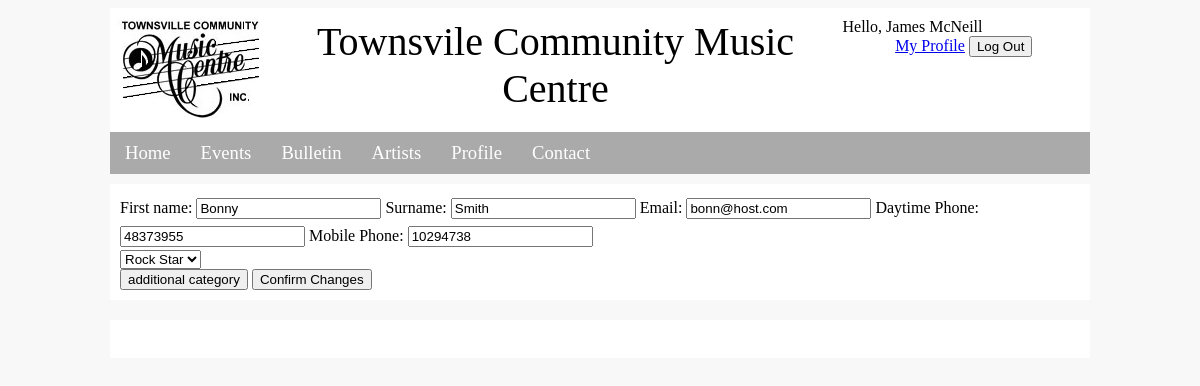
The page /adminArtistEdit.php?Artist_Id=4 (signed in) on the database its author committed.
### tables this page shows
CREATE TABLE Artist (
Artist_Id INTEGER,
Artist_Fnames TEXT,
Artist_Sname TEXT,
Artist_Email TEXT,
Artist_PhoneDay TEXT,
Artist_Mobile TEXT,
PRIMARY KEY(Artist_Id)
);

### adminArtistEdit.php (the view, shortened to what this page needs)
<!doctype html>
<html>
<head>
<link href="mainstyle.css" rel="stylesheet" type="text/css">
</head>
<body>
<?php include('template/header.php'); ?>
<?php include('template/inc_nav.php'); ?>
<div class="allContent">
    <div class="mainContent bgPrimary">
		<?php
			if(!isset($_SESSION['AuthLevel']) || $_SESSION['AuthLevel'] != 3){
				echo "<div class='error_message'>You need to be logged in with administrator rights to access this resource</div>";
			}
			else if(isset($_GET['Artist_Id'])){
				include('db_connect.php');
				$artistStatement = $dbh->prepare('SELECT * FROM Artist WHERE Artist_Id = ?');
				$artistStatement->execute(array($_GET['Artist_Id']));
				$artist = $artistStatement->fetch();
		?>
			<form id='editArtistForm' method='post' action='adminEditArtistProcess.php' onsubmit="return input_validate_update_artist()">
				<label class='label' for='Artist_Fnames'>First name:</label>
				<input type='text' id='Artist_Fnames' name='Artist_Fnames' value='<?php echo $artist['Artist_Fnames'] ?>'>
				<label class='label' for='Artist_Sname'>Surname:</label>
				<input type='text' id='Artist_Sname' name='Artist_Sname' value='<?php echo $artist['Artist_Sname'] ?>'>
				<label class='label' for='Artist_Email'>Email:</label>
				<input type='text' id='Artist_Email' name='Artist_Email' value='<?php echo $artist['Artist_Email'] ?>'>
				<label class='label' for='Artist_PhoneDay'>Daytime Phone:</label>
				<input type='text' id='Artist_PhoneDay' name='Artist_PhoneDay' value='<?php echo $artist['Artist_PhoneDay'] ?>'>
				<label class='label' for='Artist_Mobile'>Mobile Phone:</label>
				<input type='text' id='Artist_Mobile' name='Artist_Mobile' value='<?php echo $artist['Artist_Mobile'] ?>'>
				<div id='categorySelectsContainer'>
					<select id='ArtistCategory1' name='ArtistCategory1'>
						<?php
							$categories = $dbh->query("SELECT * FROM Category");
							while($row = $categories->fetch()){
								echo "<option value='" . $row['Category_Id'] . "'>" . $row['Category_Name'] . "</option>\n";
							}
						?>
					</select>
				</div>
				<input type='button' id='addNewCategory' value='additional category'>
				<input type='submit' name='editArtistForm' value='Confirm Changes'>
			</form>
		<?php
			}
		?>
	</div>
</div>
<?php include('template/footer.php'); ?>
</body>
</html>

### mainstyle.css (style rules this page uses)
.bgPrimary { background-color: #FFFFFF; }
.mainContent { padding: 10px; }
.allContent { margin-left: auto; margin-right: auto; width: 980px; display:table; }
body { background-color: #f8f8f8; }
.label { text-decoration: bold; margin-top: 5px; margin-bottom: 5px; display: inline-block; }

### rows shown on the page
artist: Artist_Fnames "Bonny", Artist_Sname "Smith", Artist_Email "bonn@host.com", Artist_PhoneDay "48373955", Artist_Mobile "10294738"

### other values the page prints
$_SESSION['Name'] "James McNeill"
form field ArtistCategory1 "Rock Star"
